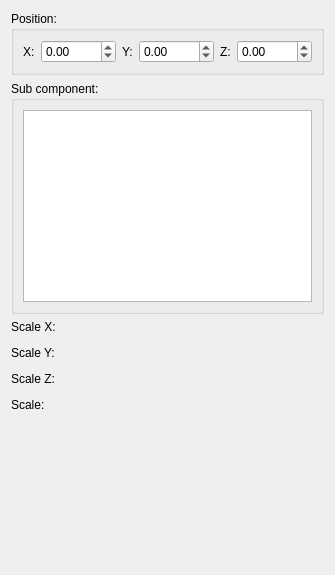
<?xml version="1.0" encoding="UTF-8"?>
<ui version="4.0">
 <class>CPSMoverPage</class>
 <widget class="QWidget" name="CPSMoverPage">
  <property name="geometry">
   <rect>
    <x>0</x>
    <y>0</y>
    <width>332</width>
    <height>575</height>
   </rect>
  </property>
  <property name="windowTitle">
   <string>Form</string>
  </property>
  <layout class="QGridLayout" name="gridLayout_2">
   <item row="0" column="0" colspan="2">
    <widget class="QGroupBox" name="groupBox">
     <property name="title">
      <string>Position:</string>
     </property>
     <layout class="QHBoxLayout" name="horizontalLayout_4">
      <item>
       <layout class="QHBoxLayout" name="horizontalLayout_3">
        <item>
         <widget class="QLabel" name="label">
          <property name="text">
           <string>X:</string>
          </property>
         </widget>
        </item>
        <item>
         <widget class="QDoubleSpinBox" name="xDoubleSpinBox">
          <property name="sizePolicy">
           <sizepolicy hsizetype="Expanding" vsizetype="Fixed">
            <horstretch>0</horstretch>
            <verstretch>0</verstretch>
           </sizepolicy>
          </property>
          <property name="minimum">
           <double>-9999.000000000000000</double>
          </property>
          <property name="maximum">
           <double>9999.000000000000000</double>
          </property>
         </widget>
        </item>
       </layout>
      </item>
      <item>
       <layout class="QHBoxLayout" name="horizontalLayout_2">
        <item>
         <widget class="QLabel" name="label_2">
          <property name="text">
           <string>Y:</string>
          </property>
         </widget>
        </item>
        <item>
         <widget class="QDoubleSpinBox" name="yDoubleSpinBox">
          <property name="sizePolicy">
           <sizepolicy hsizetype="Expanding" vsizetype="Fixed">
            <horstretch>0</horstretch>
            <verstretch>0</verstretch>
           </sizepolicy>
          </property>
          <property name="minimum">
           <double>-9999.000000000000000</double>
          </property>
          <property name="maximum">
           <double>9999.000000000000000</double>
          </property>
         </widget>
        </item>
       </layout>
      </item>
      <item>
       <layout class="QHBoxLayout" name="horizontalLayout">
        <item>
         <widget class="QLabel" name="label_3">
          <property name="text">
           <string>Z:</string>
          </property>
         </widget>
        </item>
        <item>
         <widget class="QDoubleSpinBox" name="zDoubleSpinBox">
          <property name="sizePolicy">
           <sizepolicy hsizetype="Expanding" vsizetype="Fixed">
            <horstretch>0</horstretch>
            <verstretch>0</verstretch>
           </sizepolicy>
          </property>
          <property name="minimum">
           <double>-9999.000000000000000</double>
          </property>
          <property name="maximum">
           <double>9999.000000000000000</double>
          </property>
         </widget>
        </item>
       </layout>
      </item>
     </layout>
    </widget>
   </item>
   <item row="1" column="0" colspan="2">
    <widget class="QGroupBox" name="groupBox_2">
     <property name="title">
      <string>Sub component:</string>
     </property>
     <layout class="QGridLayout" name="gridLayout">
      <item row="0" column="0">
       <widget class="QListWidget" name="listWidget"/>
      </item>
     </layout>
    </widget>
   </item>
   <item row="2" column="0">
    <widget class="QLabel" name="scaleXLabel">
     <property name="text">
      <string>Scale X:</string>
     </property>
    </widget>
   </item>
   <item row="3" column="0" colspan="2">
    <widget class="NLQT::CEditRangeFloatWidget" name="scaleXWidget" native="true"/>
   </item>
   <item row="4" column="0">
    <widget class="QLabel" name="scaleYLabel">
     <property name="text">
      <string>Scale Y:</string>
     </property>
    </widget>
   </item>
   <item row="5" column="0" colspan="2">
    <widget class="NLQT::CEditRangeFloatWidget" name="scaleYWidget" native="true"/>
   </item>
   <item row="6" column="0">
    <widget class="QLabel" name="scaleZLabel">
     <property name="text">
      <string>Scale Z:</string>
     </property>
    </widget>
   </item>
   <item row="7" column="0" colspan="2">
    <widget class="NLQT::CEditRangeFloatWidget" name="scaleZWidget" native="true"/>
   </item>
   <item row="8" column="0">
    <widget class="QLabel" name="scaleLabel">
     <property name="text">
      <string>Scale:</string>
     </property>
    </widget>
   </item>
   <item row="9" column="0" colspan="2">
    <widget class="NLQT::CEditRangeFloatWidget" name="scaleWidget" native="true"/>
   </item>
   <item row="10" column="0" colspan="2">
    <widget class="NLQT::CDirectionWidget" name="directionWidget" native="true"/>
   </item>
   <item row="11" column="1">
    <spacer name="verticalSpacer">
     <property name="orientation">
      <enum>Qt::Vertical</enum>
     </property>
     <property name="sizeHint" stdset="0">
      <size>
       <width>20</width>
       <height>106</height>
      </size>
     </property>
    </spacer>
   </item>
  </layout>
 </widget>
 <customwidgets>
  <customwidget>
   <class>NLQT::CEditRangeFloatWidget</class>
   <extends>QWidget</extends>
   <header>edit_range_widget.h</header>
   <container>1</container>
  </customwidget>
  <customwidget>
   <class>NLQT::CDirectionWidget</class>
   <extends>QWidget</extends>
   <header>direction_widget.h</header>
   <container>1</container>
  </customwidget>
 </customwidgets>
 <resources/>
 <connections/>
</ui>
